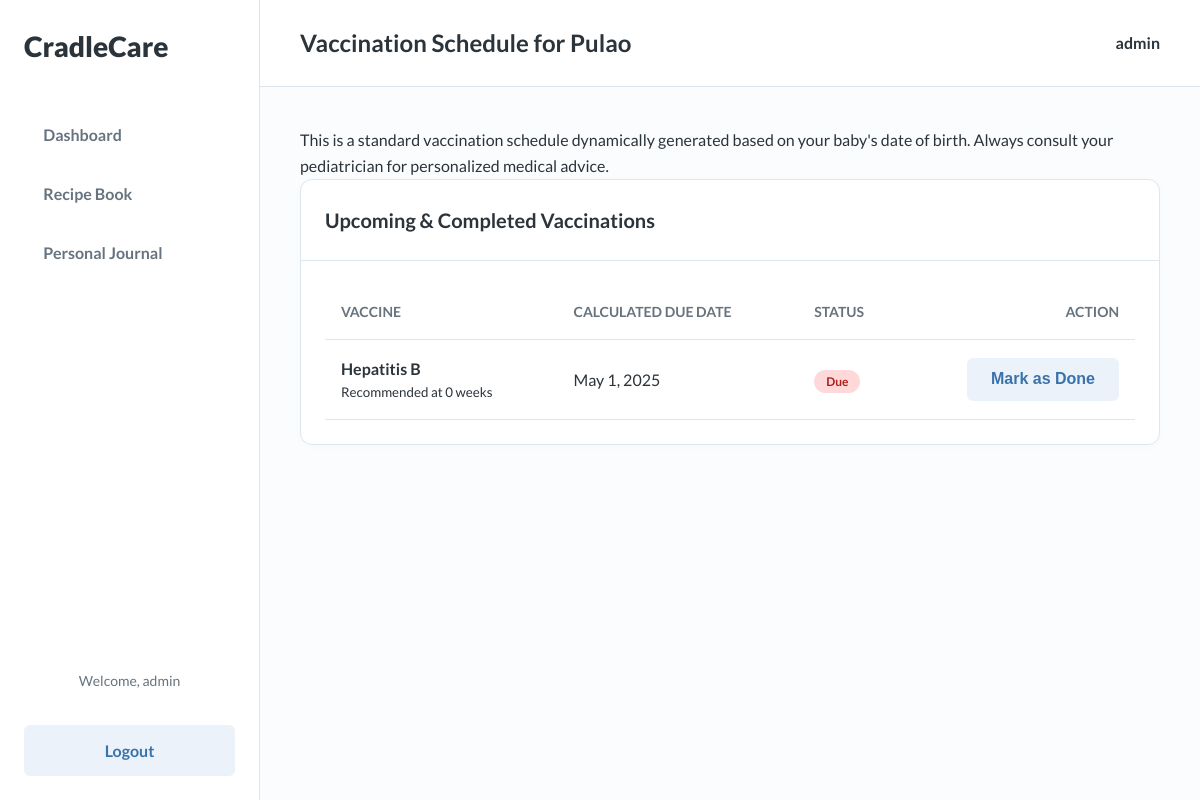
The page /baby/1/vaccinations/ (signed in) on the database its author committed.
### tracker/models.py (models this page shows, shortened)
class Baby(models.Model):
    user = models.ForeignKey(User, on_delete=models.CASCADE)
    name = models.CharField(max_length=100)
    dob = models.DateField(verbose_name="Date of Birth")
    GENDER_CHOICES = [('Boy', 'Boy'), ('Girl', 'Girl')]
    gender = models.CharField(max_length=10, choices=GENDER_CHOICES)

class Vaccine(models.Model):
    name = models.CharField(max_length=100)
    recommended_age_weeks = models.IntegerField(help_text="Recommended age in weeks for the vaccination.")
    description = models.TextField(blank=True, null=True)

### tracker/views.py (the view, shortened to what this page needs)
# urls.py: path('baby/<int:baby_id>/vaccinations/', views.vaccination_schedule, name='vaccination_schedule'),
@login_required
def vaccination_schedule(request, baby_id):
    baby = get_object_or_404(Baby, id=baby_id, user=request.user)
    standard_vaccines = Vaccine.objects.all().order_by('recommended_age_weeks')
    completed_vaccinations = Vaccination.objects.filter(baby=baby, date_administered__isnull=False).values_list('vaccine_id', flat=True)
    today = timezone.now().date()
    schedule = []
    for vaccine in standard_vaccines:
        due_date = baby.dob + timedelta(weeks=vaccine.recommended_age_weeks)
        status = ''
        if vaccine.id in completed_vaccinations:
            status = 'Done'
        elif today >= due_date:
            status = 'Due'
        elif today >= due_date - timedelta(weeks=2):
            status = 'Due Soon'
        else:
            status = 'Pending'
        item = {
            'vaccine': vaccine,
            'due_date': due_date,
            'status': status,
        }
        schedule.append(item)
    context = {
        'baby': baby,
        'schedule': schedule,
        'today': today,
    }
    return render(request, 'tracker/vaccination_schedule.html', context)

### templates/tracker/vaccination_schedule.html (shortened to what this page needs)
{% extends "base.html" %}
{% block page_title %}Vaccination Schedule for {{ baby.name }}{% endblock %}
{% block content %}
<div class="page-description">
    <p>This is a standard vaccination schedule dynamically generated based on your baby's date of birth. Always consult your pediatrician for personalized medical advice.</p>
</div>
<div class="card">
    <div class="card__header">
        <h3 class="card__title">Upcoming & Completed Vaccinations</h3>
    </div>
    <div class="card__content">
        <table class="table">
            <thead>
                <tr>
                    <th>Vaccine</th>
                    <th>Calculated Due Date</th>
                    <th>Status</th>
                    <th style="text-align: right;">Action</th>
                </tr>
            </thead>
            <tbody>
                {% for item in schedule %}
                <tr>
                    <td>
                        <strong>{{ item.vaccine.name }}</strong>
                        <small class="text-secondary" style="display: block;">Recommended at {{ item.vaccine.recommended_age_weeks }} weeks</small>
                    </td>
                    <td>{{ item.due_date|date:"F j, Y" }}</td>
                    <td>
                        {% if item.status == 'Done' %}
                            <span class="status--done">Done</span>
                        {% elif item.status == 'Due' %}
                            <span class="status--due">Due</span>
                        {% elif item.status == 'Due Soon' %}
                            <span class="status--due-soon">Due Soon</span>
                        {% else %}
                            <span class="status--pending">Pending</span>
                        {% endif %}
                    </td>
                    <td style="text-align: right;">
                        {% if item.status != 'Done' %}
                            <form method="post" style="margin: 0;">
                                <button type="submit" class="btn btn--secondary">Mark as Done</button>
                            </form>
                        {% else %}
                            -
                        {% endif %}
                    </td>
                </tr>
                {% endfor %}
            </tbody>
        </table>
    </div>
</div>
{% endblock %}

### templates/base.html (shortened to what this page needs)
{% load static %}
<!DOCTYPE html>
<html lang="en">
<head>
    <link rel="stylesheet" href="{% static 'css/main.css' %}">
</head>
<body>
    <div class="app-container">
        <aside class="sidebar">
            <div class="sidebar__header">
                <a href="{% url 'dashboard' %}" class="sidebar__logo">CradleCare</a>
            </div>
            <nav class="sidebar__nav">
                <ul>
                    <li><a href="{% url 'dashboard' %}">Dashboard</a></li>
                    <li><a href="{% url 'recipe_book' %}">Recipe Book</a></li>
                    <li><a href="{% url 'personal_journal' %}">Personal Journal</a></li>
                </ul>
            </nav>
            <div class="sidebar__footer">
                {% if user.is_authenticated %}
                     <span class="sidebar__user">Welcome, {{ user.username }}</span>
                    <a href="{% url 'logout' %}" class="btn btn--secondary btn--block" style="margin-top: 1rem;">Logout</a>
                {% else %}
                    <a href="{% url 'login' %}" class="btn btn--primary btn--block">Login</a>
                {% endif %}
            </div>
        </aside>
        <main class="main-content">
            <header class="main-header">
                <h2>{% block page_title %}Welcome{% endblock %}</h2>
                {% if user.is_authenticated %}
                    <div class="user-profile">
                        <span>{{ user.username }}</span>
                    </div>
                {% endif %}
            </header>
            <div class="content-wrapper">
                {% block content %}{% endblock %}
            </div>
        </main>
    </div>
</body>
</html>

### static/css/main.css (style rules this page uses)
:root { --primary-hue: 210; --secondary-hue: 280; --primary-color: hsl(var(--primary-hue), 50%, 45%); --primary-light: hsl(var(--primary-hue), 55%, 95%); --background-color: hsl(var(--primary-hue), 60%, 99%); --sidebar-bg: hsl(0, 0%, 100%); --card-bg: hsl(0, 0%, 100%); --text-primary: hsl(var(--primary-hue), 15%, 20%); --text-secondary: hsl(var(--primary-hue), 10%, 45%); --text-on-primary: hsl(0, 0%, 100%); --border-color: hsl(var(--primary-hue), 30%, 90%); --shadow-color: hsl(var(--primary-hue), 40%, 80%, 0.5); --danger-color: hsl(0, 72%, 51%); --border-radius-sm: 0.375rem; --border-radius-md: 0.75rem; --font-family-base: 'Lato', sans-serif; }
*, *::before, *::after { box-sizing: border-box; margin: 0; padding: 0; }
body { font-family: var(--font-family-base); background-color: var(--background-color); color: var(--text-primary); line-height: 1.6; }
a { color: var(--primary-color); text-decoration: none; transition: color 0.2s; }
ul { list-style: none; }
.app-container { display: flex; min-height: 100vh; }
.sidebar { width: 260px; background-color: var(--sidebar-bg); border-right: 1px solid var(--border-color); display: flex; flex-direction: column; padding: 1.5rem; flex-shrink: 0; position: fixed; height: 100%; }
.main-content { margin-left: 260px; flex-grow: 1; display: flex; flex-direction: column; width: calc(100% - 260px); }
.sidebar__header { margin-bottom: 2.5rem; }
.sidebar__logo { font-size: 1.75rem; font-weight: 900; color: var(--text-primary); text-align: center; text-decoration: none; }
.sidebar__nav ul li { margin-bottom: 0.5rem; }
.sidebar__nav a { display: block; padding: 0.8rem 1.2rem; border-radius: var(--border-radius-sm); font-weight: 700; color: var(--text-secondary); transition: all 0.2s ease-in-out; }
.sidebar__footer { margin-top: auto; text-align: center; }
.sidebar__user { display: block; margin-bottom: 1rem; font-size: 0.875rem; color: var(--text-secondary); }
.main-header { display: flex; justify-content: space-between; align-items: center; padding: 1.5rem 2.5rem; background-color: var(--card-bg); border-bottom: 1px solid var(--border-color); flex-shrink: 0; }
.main-header h2 { font-size: 1.5rem; font-weight: 700; }
.user-profile { font-weight: 700; }
.content-wrapper { padding: 2.5rem; overflow-y: auto; flex-grow: 1; }
.btn { display: inline-flex; align-items: center; justify-content: center; border-radius: var(--border-radius-sm); font-size: 1rem; font-weight: 700; padding: 0.8rem 1.5rem; border: none; cursor: pointer; transition: all 0.2s ease-in-out; text-decoration: none; }
.btn--secondary { background-color: var(--primary-light); color: var(--primary-color); }
.btn--block { width: 100%; }
.card { background-color: var(--card-bg); border: 1px solid var(--border-color); border-radius: var(--border-radius-md); box-shadow: 0 2px 8px rgba(0,0,0,0.02); }
.card__header { padding: 1.5rem; border-bottom: 1px solid var(--border-color); }
.card__title { font-size: 1.25rem; font-weight: 700; margin: 0; }
.card__content { padding: 1.5rem; }
.table { width: 100%; border-collapse: collapse; }
.table th, .table td { padding: 1rem; text-align: left; border-bottom: 1px solid var(--border-color); }
.table th { font-weight: 700; color: var(--text-secondary); font-size: 0.875rem; text-transform: uppercase; }
.status--done, .status--due, .status--due-soon, .status--pending { padding: 0.25rem 0.75rem; border-radius: 9999px; font-size: 0.75rem; font-weight: 700; text-align: center; white-space: nowrap; }
.status--due { background-color: hsla(0, 100%, 50%, 0.15); color: hsl(0, 72%, 40%); }

### rows shown on the page
Baby: name "Pulao"
Vaccine: vaccine.name "Hepatitis B", vaccine.recommended_age_weeks "0", due_date "May 1, 2025"

### other values the page prints
{{ user.username }} "admin"
